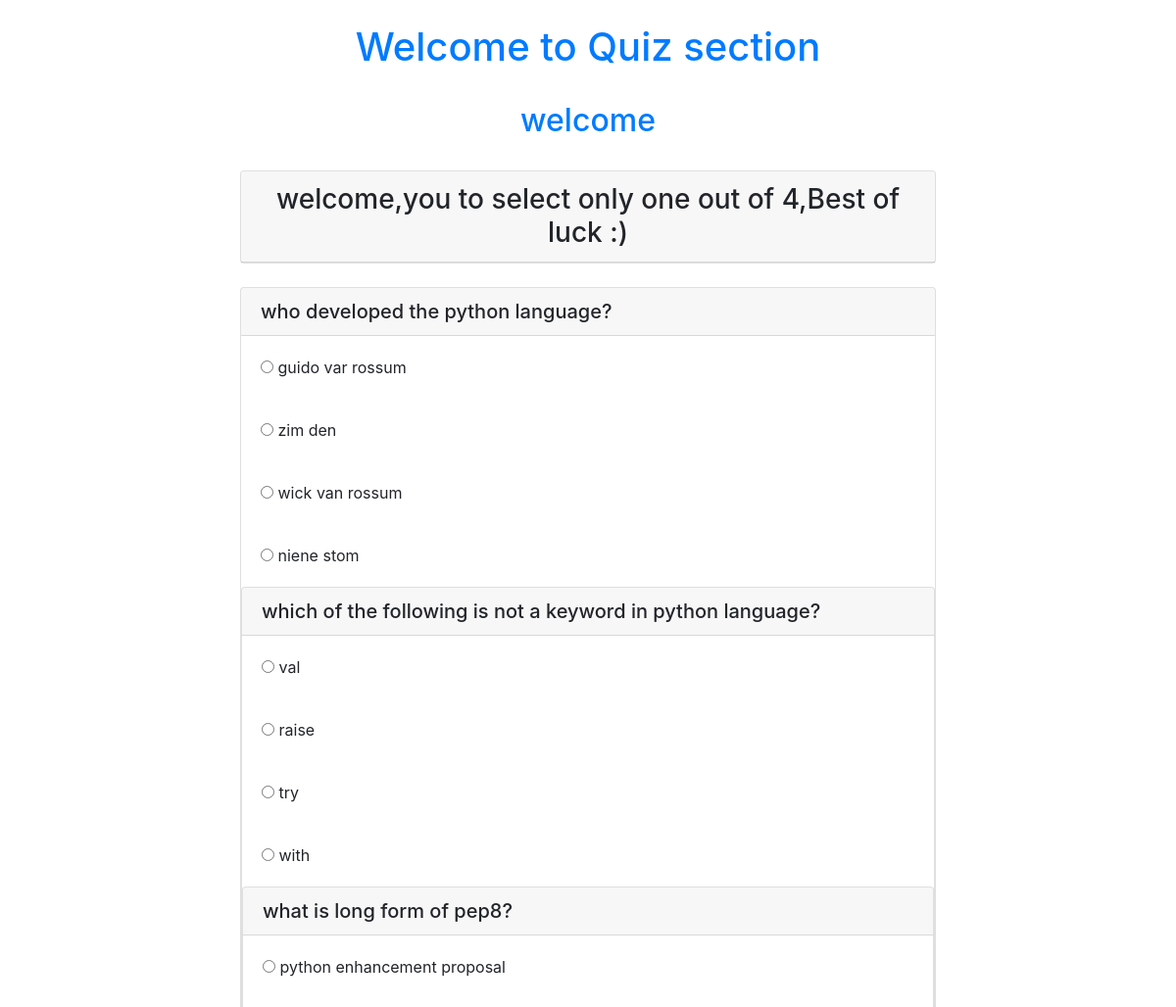
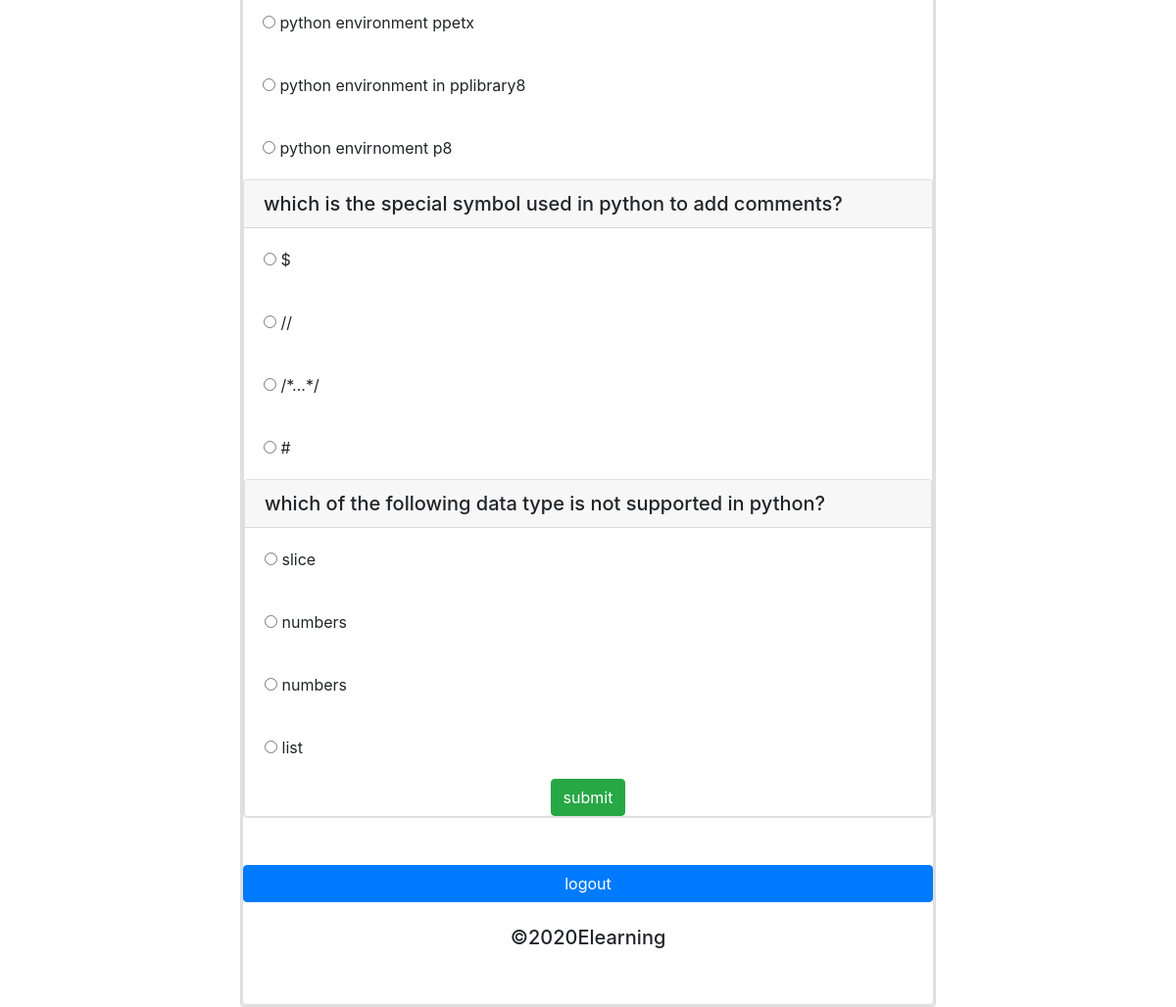
/quiz-2.php, run on the app's committed database (2 pictures, top to bottom).
### tables this page shows
CREATE TABLE `questions` (
  `q_id` int(250) NOT NULL,
  `course_id` int(11) NOT NULL,
  `question` varchar(250) NOT NULL,
  `ans_id` int(250) NOT NULL
);

CREATE TABLE `answers` (
  `a_id` int(250) NOT NULL,
  `answer` varchar(250) NOT NULL,
  `ans_id` int(250) NOT NULL
);

### quiz-2.php (the view, shortened to what this page needs)
<!doctype html>
<html lang="en">
<head>
    <link rel="stylesheet" href="https://stackpath.bootstrapcdn.com/bootstrap/4.4.1/css/bootstrap.min.css"
>
</head>
<body>
    <div class="container">
        <br>
        <h1 class="text-center text-primary">Welcome to Quiz section</h1></br>
        <h2 class="text-center text-primary">welcome </h2><br>
        <div class="col-lg-8 m-auto d-block">
            <div class="card">
                <h3 class="text-center card-header">welcome,you to select only one out of 4,Best of luck :)</h3>
            </div><br>
            <form action="result-2.php" method="post">
                <?php
                for($i=6;$i<11;$i++)
                {
   $sql="SELECT * FROM `questions` WHERE q_id=$i";
   $query=mysqli_query($conn,$sql);
   while($rows=mysqli_fetch_array($query) ){
     ?>
                <div class="card">
                    <h5 class="card-header"><?php echo $rows['question']?> </h5>
                    <?php
    $sql="SELECT * FROM `answers` where ans_id=$i";
    $query=mysqli_query($conn,$sql);
    while($rows=mysqli_fetch_array($query) ){
     ?>
                    <div class="card-body">
                        <input type="radio" name="quizcheck[<?php echo $rows['ans_id'];?>]" value="<?php echo $rows['a_id'];?>">
                        <?php echo $rows['answer'];?>
                    </div>
                    <?php
    }
  }
}
   ?>
                    <input type="submit" name="submit" value="submit" class="btn btn-success m-auto d-block">
            </form>
        </div>
    </div><br><br>
    <div>
        <a href="logout.php" class="btn btn-primary m-auto d-block">logout<a>
    </div><br>
    <div>
    <h5 class="text-center">©2020Elearning</h5>
    </div><br><br>
</body>
</html>

### data on the page
questions: question "who developed the python language?"
answers: answer "guido var rossum"
answers: answer "zim den"
answers: answer "wick van rossum"
answers: answer "niene stom"
questions: question "which of the following is not a keyword in python language?"
answers: answer "val"
answers: answer "raise"
answers: answer "try"
answers: answer "with"
questions: question "what is long form of pep8?"
answers: answer "python enhancement proposal"
answers: answer "python environment ppetx"
answers: answer "python environment in pplibrary8"
answers: answer "python envirnoment p8"
questions: question "which is the special symbol used in python to add comments?"
answers: answer "$"
answers: answer "//"
answers: answer "/*...*/"
answers: answer "#"
questions: question "which of the following data type is not supported in python?"
answers: answer "slice"
answers: answer "numbers"
answers: answer "numbers"
answers: answer "list"
